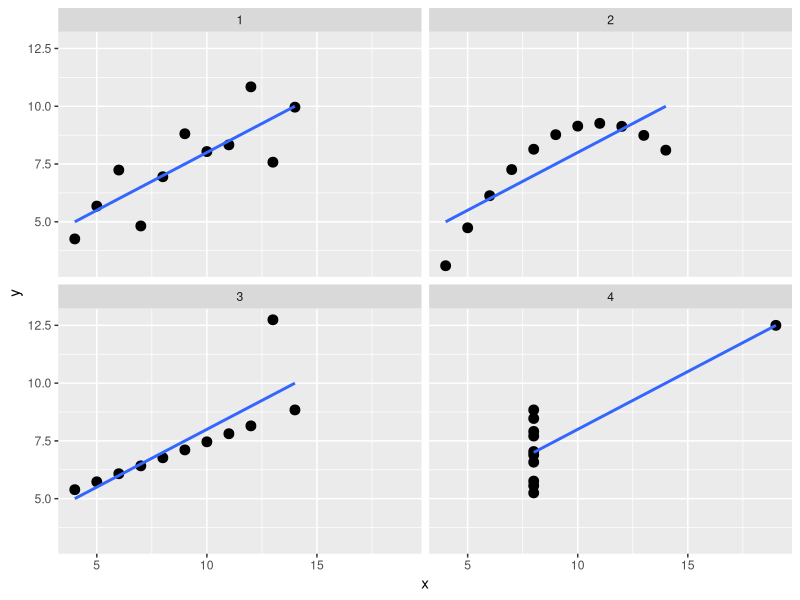
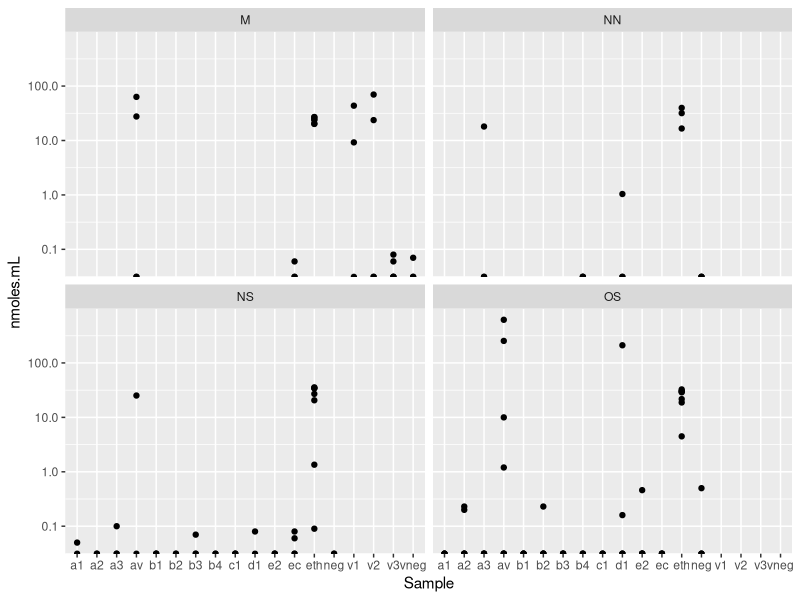

R code for these plots, in order:
library(dplyr)
library(ggplot2)

anscombe <- read.csv("anscombe.csv", header = TRUE) %>% tbl_df()

# For each group, do the following:
# -Compute the means and sd's for both x and y
# -Compute the correlation coefficient between x and y using the cor() function
# -Get the coefficients of the linear regression y~x.

group_by(anscombe, group) %>%
  summarise_each(funs(mean,var))

group_by(anscombe, group) %>%
  summarise(cor=cor(x,y))

for(i in 1:4){
  filter(anscombe, group==1) %>% lm(y~x, data=.) %>% coef() %>% print()
}

ggplot(anscombe, aes(x=x, y=y)) +
  geom_point(size=3) +
  geom_smooth(method="lm", se=FALSE) +
  facet_wrap(~group, nrow=2)















adriana <- read.csv("adriana_data.csv", header=TRUE) %>% tbl_df()
adriana

adriana %>% select(Set.ID, Sample, nmoles.mL) %>%
  count(Set.ID, Sample) %>%
  ungroup() %>%
  arrange(desc(n)) %>%
  as.data.frame()



ggplot(adriana, aes(x=Sample, y=nmoles.mL)) +
  geom_point() +
  facet_wrap(~Set.ID) +
  scale_y_log10()
